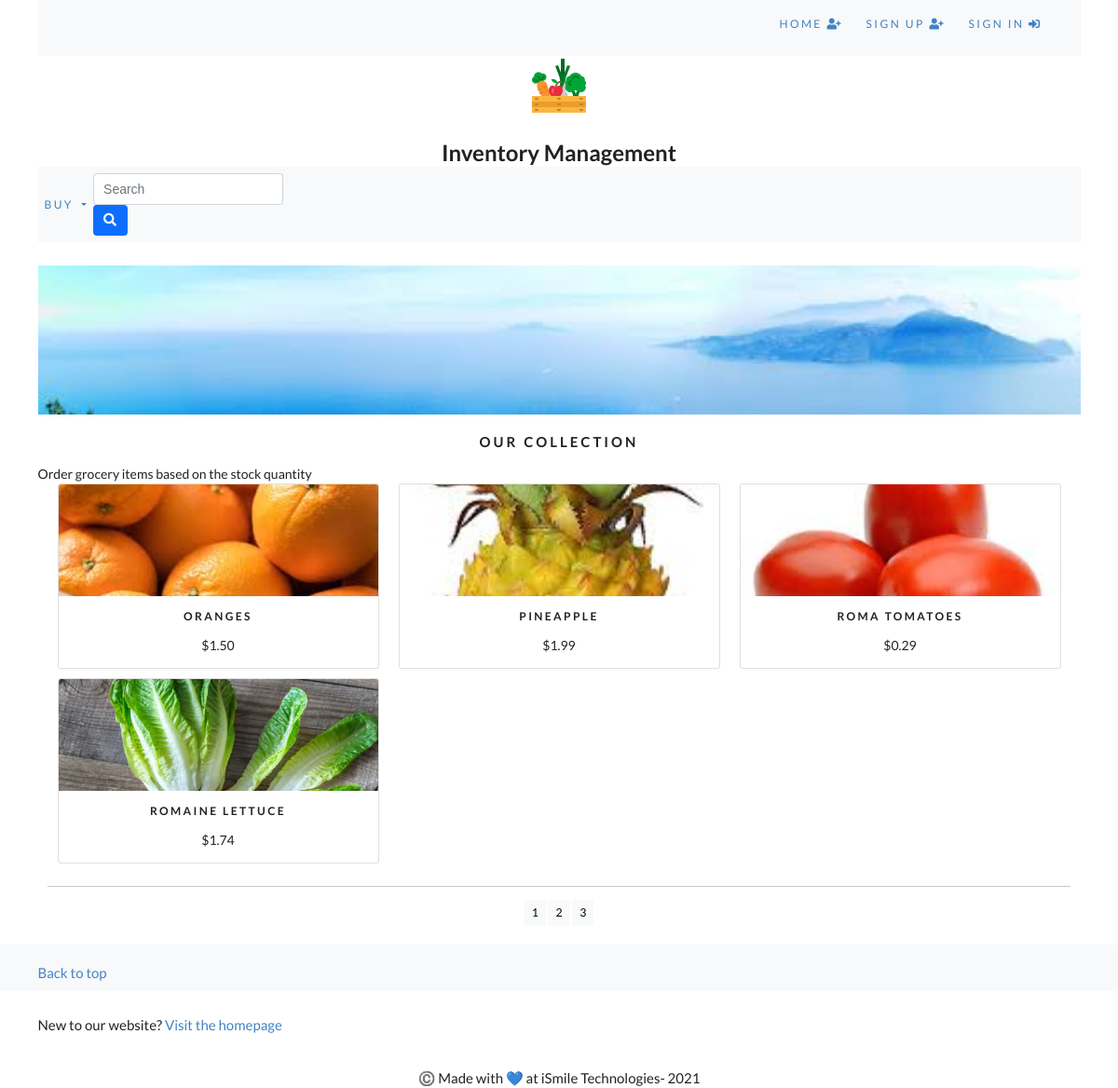
Page /buy/?page=2 on the committed database.
### buy/models.py (models this page shows, shortened)
class Product(models.Model):
    name = models.CharField(max_length= 250, unique=True)
    slug = models.SlugField(max_length= 250, unique=True)
    description = models.TextField(blank = True)
    category= models.ForeignKey(Category, on_delete=models.CASCADE)
    price = models.DecimalField(max_digits = 10, decimal_places = 2)
    image = models.ImageField(upload_to='product', blank = True)
    available = models.BooleanField(default = True)
    created = models.DateTimeField(auto_now_add = True)
    updated = models.DateTimeField(auto_now = True)
    class Meta:
        ordering = ('name',)
        verbose_name = 'product'
        verbose_name_plural = 'products'
    def get_url(self):
        return reverse('buy:each_product_details', args =[self.category.slug,self.slug])

### buy/views.py (the view)
# urls.py: path('',views.allProdCat, name = 'allProdCat'), # just all products
def allProdCat(request,c_slug=None):
    cat_page = None
    products_list = None
    if c_slug != None:
        cat_page = get_object_or_404(Category,slug = c_slug)
        products_list = Product.objects.filter(category = cat_page,available = True)
    else:
        products_list = Product.objects.all().filter(available= True)
    paginator = Paginator(products_list,4)
    try:
        page = int(request.GET.get('page','1'))
    except:
        page = 1
    try:
        products = paginator.page(page)
    except(EmptyPage, InvalidPage):
        products = paginator.page(paginator.num_pages)
    return render(request,'buy/category.html',{'category':cat_page,'products':products})

### buy/context_processors.py (called while the page is built)
def menu_links(request):
    links = Category.objects.all()
    return dict(links = links)

### buy/models.py (called while the page is built)
    def get_url(self):
        return reverse('buy:products_by_category', args =[self.slug])

### cart/context_processors.py (called while the page is built)
def counter(request):
    item_count = 0
    if 'admin' in request.path:
        return {}
    else:
        try:
            cart = Cart.objects.filter(cart_id = _cart_id(request))
            cart_items = CartItem.objects.all().filter(cart = cart[:1])
            for cart_item in cart_items:
                item_count += cart_item.quantity
        except Cart.DoesNotExist:
            item_count = 0
    return dict(item_count = item_count)

### cart/views.py (called while the page is built)
def _cart_id(request):
    cart = request.session.session_key # checks if there is a session key in customer browser
    if not cart:
        cart = request.session.create()
    return cart

### buy/templates/buy/category.html (shortened to what this page needs)
{% extends "base.html" %}
{% load static %}
{% block content %}
    <div class="mx-auto">
      {% if category %}
      <img class="my_image" src="{{category.image.url}}" alt="{{category.name}}">
    </div>
    <br>
    <div>
      <h1 class="text-center my_title">{{category.name}}</h1>
      <p class="text-justify">{{category.description}}</p>
    </div>
    <div>
      {% else %}
      <img class="my_image my_image_padding"src="{% static 'img/banner.jpg' %}" alt="Food Items">
    </div>
    <br>
    <div>
      <h1 class="text-center my_title">Our Collection</h1>
      <p class="text-justify">Order grocery items based on the stock quantity</p>
    </div>
      {% endif %}
    <div class="container" >
      <div class="row mx-auto">
        {% for product in products.object_list %}
        <div class="my_bottom_margin col-9 col-sm-12 col-md-4 col-md-12 col-lg-4">
          <div class="card text-center" style="min-width: 18rem;" >
            <a href="{{product.get_url}}"><img class="card-img-top my_image" src="{{product.image.url}}" alt="{{product.name}}"></a>
            <div class="card-body">
              <h4>{{product.name}}</h4>
              <p>${{product.price}}</p>
            </div>
          </div>
        </div>
        {% endfor %}
      </div>
      <div class="mx-auto">
        {% if products.paginator.num_pages > 1 %}
          <hr>
          <div class="text-center">
            {% for pg in products.paginator.page_range %}
              <a href="?page={{pg}}" class="btn btn-light btn-sm {% if products.number == pg %} active {%  endif %}">{{pg}}</a>
            {% endfor %}
          </div>
        {% endif %}
      </div>
      <br>
    </div>
{% endblock %}

### static/css/custom.css (style rules this page uses)
body { font-family: 'Lobster', cursive; }
.my_image { width: 100%; height: auto; }
.my_title { font-size: 15px; text-transform: uppercase; letter-spacing: .2em; }
.my_image_padding { padding-top: 5px; }
.my_bottom_margin { margin-bottom: 10px; }
.card-img-top { width: 100%; height: 10vw; object-fit: cover; }
.card-body h4 { font-size: 12px; text-transform: uppercase; letter-spacing: .2em; }

### rows in the picture
Product: image (picture), name "ORANGES", price "1.50"
Product: image (picture), name "PINEAPPLE", price "1.99"
Product: image (picture), name "ROMA TOMATOES", price "0.29"
Product: image (picture), name "ROMAINE LETTUCE", price "1.74"

### other values in the picture
{{ pg }} "1" "2" "3"
